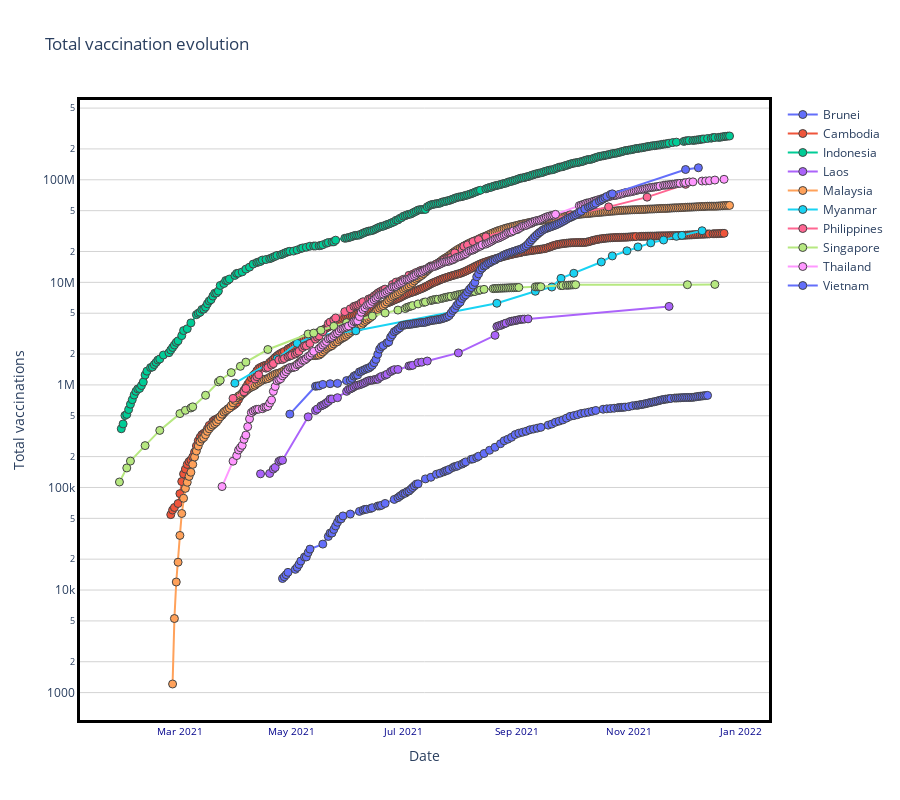
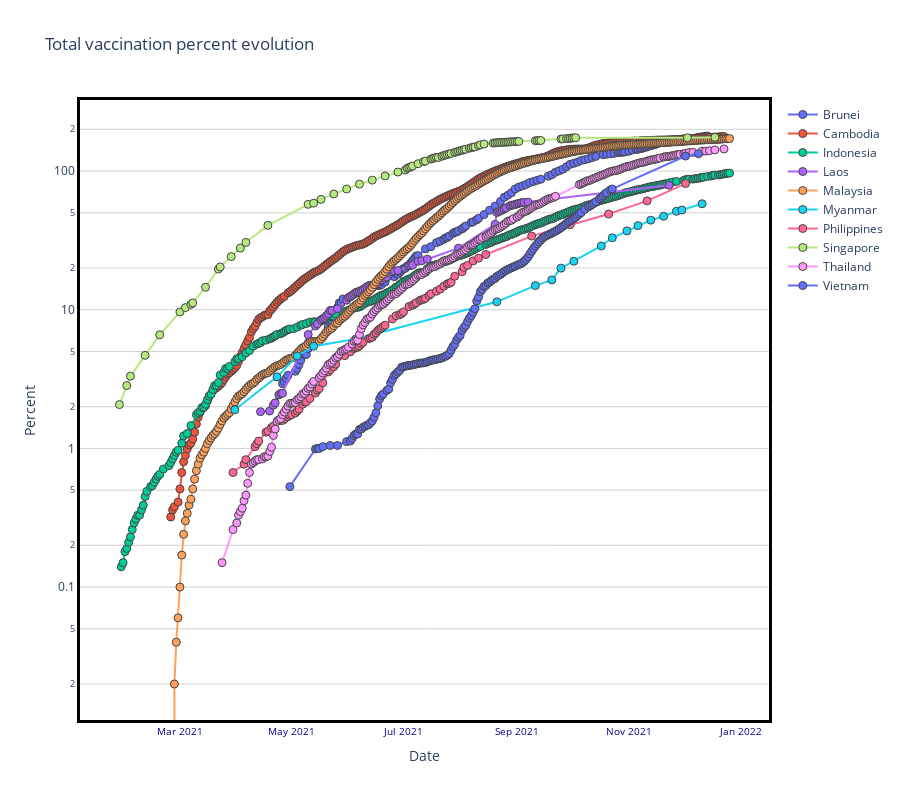

The notebook cell saved with these charts, in order:
### Code cell
plot_time_variation(sea_vaccine_time, 'Total vaccinations', 'Total vaccination evolution', sea_countries)
plot_time_variation(sea_vaccine_time, 'Percent', 'Total vaccination percent evolution', sea_countries)

### Figure 1 — Plotly figure (JSON) as saved in the notebook; plotly's stock layout.template omitted (floating-point values rounded to 4 significant figures; data arrays with more than 128 entries replaced by an {"elided": "..."} marker saying what was removed)
{"data": [{"marker": {"line": {"width": 1}, "size": 8, "symbol": "circle"}, "mode": "markers+lines", "name": "Brunei", "text": {"elided": "144 str values"}, "type": "scatter", "x": {"elided": "144 str values"}, "y": {"elided": "144 int values"}}, {"marker": {"line": {"width": 1}, "size": 8, "symbol": "circle"}, "mode": "markers+lines", "name": "Cambodia", "text": {"elided": "298 str values"}, "type": "scatter", "x": {"elided": "298 str values"}, "y": {"elided": "298 int values"}}, {"marker": {"line": {"width": 1}, "size": 8, "symbol": "circle"}, "mode": "markers+lines", "name": "Indonesia", "text": {"elided": "289 str values"}, "type": "scatter", "x": {"elided": "289 str values"}, "y": {"elided": "289 int values"}}, {"marker": {"line": {"width": 1}, "size": 8, "symbol": "circle"}, "mode": "markers+lines", "name": "Laos", "text": ["Laos", "Laos", "Laos", "Laos", "Laos", "Laos", "Laos", "Laos", "Laos", "Laos", "Laos", "Laos", "Laos", "Laos", "Laos", "Laos", "Laos", "Laos", "Laos", "Laos", "Laos", "Laos", "Laos", "Laos", "Laos", "Laos", "Laos", "Laos", "Laos", "Laos", "Laos", "Laos", "Laos", "Laos", "Laos", "Laos", "Laos", "Laos", "Laos", "Laos", "Laos", "Laos", "Laos", "Laos", "Laos", "Laos", "Laos", "Laos", "Laos", "Laos", "Laos", "Laos", "Laos", "Laos", "Laos", "Laos", "Laos", "Laos", "Laos", "Laos", "Laos", "Laos", "Laos", "Laos", "Laos", "Laos", "Laos", "Laos", "Laos"], "type": "scatter", "x": ["2021-04-14T00:00:00", "2021-04-19T00:00:00", "2021-04-21T00:00:00", "2021-04-22T00:00:00", "2021-04-24T00:00:00", "2021-04-25T00:00:00", "2021-04-26T00:00:00", "2021-05-10T00:00:00", "2021-05-14T00:00:00", "2021-05-15T00:00:00", "2021-05-17T00:00:00", "2021-05-18T00:00:00", "2021-05-19T00:00:00", "2021-05-20T00:00:00", "2021-05-21T00:00:00", "2021-05-22T00:00:00", "2021-05-23T00:00:00", "2021-05-26T00:00:00", "2021-05-31T00:00:00", "2021-06-01T00:00:00", "2021-06-02T00:00:00", "2021-06-03T00:00:00", "2021-06-04T00:00:00", "2021-06-05T00:00:00", "2021-06-06T00:00:00", "2021-06-07T00:00:00", "2021-06-08T00:00:00", "2021-06-09T00:00:00", "2021-06-10T00:00:00", "2021-06-11T00:00:00", "2021-06-12T00:00:00", "2021-06-13T00:00:00", "2021-06-14T00:00:00", "2021-06-15T00:00:00", "2021-06-16T00:00:00", "2021-06-17T00:00:00", "2021-06-18T00:00:00", "2021-06-19T00:00:00", "2021-06-21T00:00:00", "2021-06-22T00:00:00", "2021-06-24T00:00:00", "2021-06-25T00:00:00", "2021-06-26T00:00:00", "2021-06-28T00:00:00", "2021-07-04T00:00:00", "2021-07-05T00:00:00", "2021-07-06T00:00:00", "2021-07-09T00:00:00", "2021-07-11T00:00:00", "2021-07-14T00:00:00", "2021-07-31T00:00:00", "2021-08-20T00:00:00", "2021-08-21T00:00:00", "2021-08-22T00:00:00", "2021-08-23T00:00:00", "2021-08-24T00:00:00", "2021-08-25T00:00:00", "2021-08-26T00:00:00", "2021-08-28T00:00:00", "2021-08-29T00:00:00", "2021-08-30T00:00:00", "2021-08-31T00:00:00", "2021-09-01T00:00:00", "2021-09-02T00:00:00", "2021-09-03T00:00:00", "2021-09-04T00:00:00", "2021-09-05T00:00:00", "2021-09-07T00:00:00", "2021-11-23T00:00:00"], "y": [135849, 137026, 151175, 156818, 179525, 183678, 184387, 488473, 563466, 582747, 623577, 634714, 649006, 669259, 690266, 728918, 728918, 750783, 865694, 902456, 914014, 933505, 957785, 982253, 993659, 1000196, 1017620, 1034588, 1054356, 1079903, 1098714, 1108388, 1110856, 1122128, 1134347, 1134347, 1183137, 1208878, 1242184, 1268627, 1348259, 1382009, 1408531, 1416267, 1530667, 1537511, 1552182, 1648060, 1666793, 1708981, 2050711, 3044669, 3707109, 3774074, 3799078, 3874672, 3937503, 4001318, 4135314, 4182234, 4205037, 4238543, 4278784, 4319366, 4354163, 4369013, 4382959, 4402770, 5830021]}, {"marker": {"line": {"width": 1}, "size": 8, "symbol": "circle"}, "mode": "markers+lines", "name": "Malaysia", "text": {"elided": "305 str values"}, "type": "scatter", "x": {"elided": "305 str values"}, "y": {"elided": "305 int values"}}, {"marker": {"line": {"width": 1}, "size": 8, "symbol": "circle"}, "mode": "markers+lines", "name": "Myanmar", "text": ["Myanmar", "Myanmar", "Myanmar", "Myanmar", "Myanmar", "Myanmar", "Myanmar", "Myanmar", "Myanmar", "Myanmar", "Myanmar", "Myanmar", "Myanmar", "Myanmar", "Myanmar", "Myanmar", "Myanmar", "Myanmar", "Myanmar"], "type": "scatter", "x": ["2021-03-31T00:00:00", "2021-04-23T00:00:00", "2021-05-04T00:00:00", "2021-05-13T00:00:00", "2021-06-05T00:00:00", "2021-08-21T00:00:00", "2021-09-11T00:00:00", "2021-09-20T00:00:00", "2021-09-25T00:00:00", "2021-10-02T00:00:00", "2021-10-17T00:00:00", "2021-10-23T00:00:00", "2021-10-31T00:00:00", "2021-11-06T00:00:00", "2021-11-13T00:00:00", "2021-11-20T00:00:00", "2021-11-27T00:00:00", "2021-11-30T00:00:00", "2021-12-11T00:00:00"], "y": [1040000, 1800000, 2543762, 2994900, 3368042, 6253687, 8184418, 9001616, 10935671, 12263702, 15797703, 18089109, 20299011, 22152983, 24253764, 25869175, 28100411, 28707770, 31859036]}, {"marker": {"line": {"width": 1}, "size": 8, "symbol": "circle"}, "mode": "markers+lines", "name": "Philippines", "text": ["Philippines", "Philippines", "Philippines", "Philippines", "Philippines", "Philippines", "Philippines", "Philippines", "Philippines", "Philippines", "Philippines", "Philippines", "Philippines", "Philippines", "Philippines", "Philippines", "Philippines", "Philippines", "Philippines", "Philippines", "Philippines", "Philippines", "Philippines", "Philippines", "Philippines", "Philippines", "Philippines", "Philippines", "Philippines", "Philippines", "Philippines", "Philippines", "Philippines", "Philippines", "Philippines", "Philippines", "Philippines", "Philippines", "Philippines", "Philippines", "Philippines", "Philippines", "Philippines", "Philippines", "Philippines", "Philippines", "Philippines", "Philippines", "Philippines", "Philippines", "Philippines", "Philippines", "Philippines", "Philippines", "Philippines", "Philippines", "Philippines", "Philippines", "Philippines", "Philippines", "Philippines", "Philippines", "Philippines", "Philippines", "Philippines", "Philippines", "Philippines", "Philippines", "Philippines", "Philippines", "Philippines", "Philippines", "Philippines", "Philippines", "Philippines", "Philippines", "Philippines", "Philippines", "Philippines", "Philippines", "Philippines", "Philippines"], "type": "scatter", "x": ["2021-03-30T00:00:00", "2021-04-05T00:00:00", "2021-04-06T00:00:00", "2021-04-11T00:00:00", "2021-04-12T00:00:00", "2021-04-13T00:00:00", "2021-04-17T00:00:00", "2021-04-18T00:00:00", "2021-04-20T00:00:00", "2021-04-21T00:00:00", "2021-04-24T00:00:00", "2021-04-26T00:00:00", "2021-04-27T00:00:00", "2021-04-29T00:00:00", "2021-04-30T00:00:00", "2021-05-01T00:00:00", "2021-05-03T00:00:00", "2021-05-04T00:00:00", "2021-05-05T00:00:00", "2021-05-07T00:00:00", "2021-05-08T00:00:00", "2021-05-09T00:00:00", "2021-05-11T00:00:00", "2021-05-14T00:00:00", "2021-05-15T00:00:00", "2021-05-16T00:00:00", "2021-05-18T00:00:00", "2021-05-21T00:00:00", "2021-05-22T00:00:00", "2021-05-24T00:00:00", "2021-05-25T00:00:00", "2021-05-30T00:00:00", "2021-06-02T00:00:00", "2021-06-04T00:00:00", "2021-06-05T00:00:00", "2021-06-06T00:00:00", "2021-06-07T00:00:00", "2021-06-08T00:00:00", "2021-06-09T00:00:00", "2021-06-12T00:00:00", "2021-06-13T00:00:00", "2021-06-14T00:00:00", "2021-06-15T00:00:00", "2021-06-16T00:00:00", "2021-06-17T00:00:00", "2021-06-18T00:00:00", "2021-06-19T00:00:00", "2021-06-20T00:00:00", "2021-06-21T00:00:00", "2021-06-25T00:00:00", "2021-06-27T00:00:00", "2021-06-29T00:00:00", "2021-06-30T00:00:00", "2021-07-01T00:00:00", "2021-07-04T00:00:00", "2021-07-06T00:00:00", "2021-07-07T00:00:00", "2021-07-08T00:00:00", "2021-07-10T00:00:00", "2021-07-11T00:00:00", "2021-07-12T00:00:00", "2021-07-13T00:00:00", "2021-07-15T00:00:00", "2021-07-16T00:00:00", "2021-07-19T00:00:00", "2021-07-21T00:00:00", "2021-07-23T00:00:00", "2021-07-25T00:00:00", "2021-07-26T00:00:00", "2021-07-27T00:00:00", "2021-07-29T00:00:00", "2021-08-02T00:00:00", "2021-08-03T00:00:00", "2021-08-05T00:00:00", "2021-08-08T00:00:00", "2021-08-11T00:00:00", "2021-08-15T00:00:00", "2021-09-09T00:00:00", "2021-09-30T00:00:00", "2021-10-21T00:00:00", "2021-11-11T00:00:00", "2021-12-02T00:00:00"], "y": [738913, 855457, 922898, 1139644, 1202297, 1255716, 1456793, 1477757, 1562563, 1612420, 1753465, 1767940, 1809801, 1880975, 1919851, 1941196, 1999214, 2065235, 2129185, 2314377, 2395494, 2408781, 2542066, 2790287, 2921196, 3001875, 3299470, 3956292, 4097425, 4305575, 4495375, 5180721, 5517523, 5828735, 5907255, 5965651, 6096208, 6314548, 6470776, 6870054, 6948549, 7045380, 7368309, 7563241, 7848392, 8050711, 8222759, 8407342, 8591406, 9542612, 10065414, 10236354, 10443407, 10703704, 11708029, 11967805, 12179437, 12489777, 12942364, 13122277, 13196282, 13442299, 14074514, 14465786, 15096261, 15616562, 16426267, 17066135, 17202421, 17515376, 19359927, 20863544, 22488705, 23199187, 24990042, 26127502, 27806881, 37728114, 45601096, 54444161, 67716205, 90259621]}, {"marker": {"line": {"width": 1}, "size": 8, "symbol": "circle"}, "mode": "markers+lines", "name": "Singapore", "text": ["Singapore", "Singapore", "Singapore", "Singapore", "Singapore", "Singapore", "Singapore", "Singapore", "Singapore", "Singapore", "Singapore", "Singapore", "Singapore", "Singapore", "Singapore", "Singapore", "Singapore", "Singapore", "Singapore", "Singapore", "Singapore", "Singapore", "Singapore", "Singapore", "Singapore", "Singapore", "Singapore", "Singapore", "Singapore", "Singapore", "Singapore", "Singapore", "Singapore", "Singapore", "Singapore", "Singapore", "Singapore", "Singapore", "Singapore", "Singapore", "Singapore", "Singapore", "Singapore", "Singapore", "Singapore", "Singapore", "Singapore", "Singapore", "Singapore", "Singapore", "Singapore", "Singapore", "Singapore", "Singapore", "Singapore", "Singapore", "Singapore", "Singapore", "Singapore", "Singapore", "Singapore", "Singapore", "Singapore", "Singapore", "Singapore", "Singapore", "Singapore", "Singapore", "Singapore", "Singapore", "Singapore", "Singapore", "Singapore", "Singapore", "Singapore", "Singapore", "Singapore", "Singapore", "Singapore", "Singapore", "Singapore", "Singapore", "Singapore", "Singapore", "Singapore", "Singapore", "Singapore"], "type": "scatter", "x": ["2021-01-27T00:00:00", "2021-01-31T00:00:00", "2021-02-02T00:00:00", "2021-02-10T00:00:00", "2021-02-18T00:00:00", "2021-03-01T00:00:00", "2021-03-04T00:00:00", "2021-03-07T00:00:00", "2021-03-08T00:00:00", "2021-03-15T00:00:00", "2021-03-22T00:00:00", "2021-03-23T00:00:00", "2021-03-29T00:00:00", "2021-04-03T00:00:00", "2021-04-06T00:00:00", "2021-04-18T00:00:00", "2021-05-10T00:00:00", "2021-05-13T00:00:00", "2021-05-17T00:00:00", "2021-05-24T00:00:00", "2021-05-31T00:00:00", "2021-06-07T00:00:00", "2021-06-14T00:00:00", "2021-06-21T00:00:00", "2021-06-28T00:00:00", "2021-07-02T00:00:00", "2021-07-03T00:00:00", "2021-07-04T00:00:00", "2021-07-05T00:00:00", "2021-07-06T00:00:00", "2021-07-09T00:00:00", "2021-07-12T00:00:00", "2021-07-13T00:00:00", "2021-07-16T00:00:00", "2021-07-17T00:00:00", "2021-07-18T00:00:00", "2021-07-19T00:00:00", "2021-07-20T00:00:00", "2021-07-22T00:00:00", "2021-07-23T00:00:00", "2021-07-24T00:00:00", "2021-07-25T00:00:00", "2021-07-26T00:00:00", "2021-07-27T00:00:00", "2021-07-29T00:00:00", "2021-07-30T00:00:00", "2021-07-31T00:00:00", "2021-08-01T00:00:00", "2021-08-02T00:00:00", "2021-08-03T00:00:00", "2021-08-04T00:00:00", "2021-08-06T00:00:00", "2021-08-07T00:00:00", "2021-08-08T00:00:00", "2021-08-09T00:00:00", "2021-08-11T00:00:00", "2021-08-12T00:00:00", "2021-08-14T00:00:00", "2021-08-19T00:00:00", "2021-08-20T00:00:00", "2021-08-21T00:00:00", "2021-08-22T00:00:00", "2021-08-23T00:00:00", "2021-08-24T00:00:00", "2021-08-25T00:00:00", "2021-08-26T00:00:00", "2021-08-27T00:00:00", "2021-08-28T00:00:00", "2021-08-29T00:00:00", "2021-08-30T00:00:00", "2021-08-31T00:00:00", "2021-09-01T00:00:00", "2021-09-02T00:00:00", "2021-09-11T00:00:00", "2021-09-12T00:00:00", "2021-09-13T00:00:00", "2021-09-14T00:00:00", "2021-09-25T00:00:00", "2021-09-26T00:00:00", "2021-09-28T00:00:00", "2021-09-29T00:00:00", "2021-09-30T00:00:00", "2021-10-01T00:00:00", "2021-10-02T00:00:00", "2021-10-03T00:00:00", "2021-12-03T00:00:00", "2021-12-18T00:00:00"], "y": [113050, 155050, 181000, 256000, 360000, 525039, 565000, 596000, 611314, 792423, 1071908, 1109000, 1318912, 1518000, 1667522, 2213888, 3137330, 3200000, 3407068, 3728869, 4047651, 4392067, 4691386, 5029006, 5365803, 5551613, 5706932, 5780703, 5858571, 5933179, 6163124, 6378063, 6440735, 6650677, 6726540, 6794394, 6837200, 6837539, 6978317, 7060589, 7130781, 7192180, 7256331, 7305300, 7429918, 7504554, 7576612, 7638279, 7703746, 7767442, 7831520, 7971889, 8042596, 8103735, 8145237, 8332030, 8429249, 8547113, 8681501, 8709548, 8734812, 8747449, 8765866, 8781330, 8796076, 8810574, 8831614, 8850465, 8861176, 8876002, 8890717, 8903991, 8917120, 9035988, 9044030, 9052702, 9060157, 9286999, 9306870, 9353320, 9380231, 9403389, 9436348, 9463581, 9486020, 9489264, 9543800]}, {"marker": {"line": {"width": 1}, "size": 8, "symbol": "circle"}, "mode": "markers+lines", "name": "Thailand", "text": {"elided": "235 str values"}, "type": "scatter", "x": {"elided": "235 str values"}, "y": {"elided": "235 int values"}}, {"marker": {"line": {"width": 1}, "size": 8, "symbol": "circle"}, "mode": "markers+lines", "name": "Timor-Leste", "text": [], "type": "scatter", "x": [], "y": []}, {"marker": {"line": {"width": 1}, "size": 8, "symbol": "circle"}, "mode": "markers+lines", "name": "Vietnam", "text": {"elided": "149 str values"}, "type": "scatter", "x": {"elided": "149 str values"}, "y": {"elided": "149 int values"}}], "layout": {"height": 800, "hovermode": "x", "paper_bgcolor": "white", "plot_bgcolor": "white", "title": {"text": "Total vaccination evolution"}, "xaxis": {"linecolor": "black", "linewidth": 3, "mirror": true, "showline": true, "showticklabels": true, "tickfont": {"color": "darkblue", "size": 10}, "title": {"text": "Date"}, "zeroline": true, "zerolinecolor": "grey", "zerolinewidth": 1}, "yaxis": {"gridcolor": "lightgrey", "linecolor": "black", "linewidth": 3, "mirror": true, "showline": true, "title": {"text": "Total vaccinations"}, "type": "log", "zeroline": true, "zerolinecolor": "grey", "zerolinewidth": 1}}}

### Figure 2 — Plotly figure (JSON) as saved in the notebook; plotly's stock layout.template omitted (floating-point values rounded to 4 significant figures; data arrays with more than 128 entries replaced by an {"elided": "..."} marker saying what was removed)
{"data": [{"marker": {"line": {"width": 1}, "size": 8, "symbol": "circle"}, "mode": "markers+lines", "name": "Brunei", "text": {"elided": "144 str values"}, "type": "scatter", "x": {"elided": "144 str values"}, "y": {"elided": "144 float values"}}, {"marker": {"line": {"width": 1}, "size": 8, "symbol": "circle"}, "mode": "markers+lines", "name": "Cambodia", "text": {"elided": "298 str values"}, "type": "scatter", "x": {"elided": "298 str values"}, "y": {"elided": "298 float values"}}, {"marker": {"line": {"width": 1}, "size": 8, "symbol": "circle"}, "mode": "markers+lines", "name": "Indonesia", "text": {"elided": "289 str values"}, "type": "scatter", "x": {"elided": "289 str values"}, "y": {"elided": "289 float values"}}, {"marker": {"line": {"width": 1}, "size": 8, "symbol": "circle"}, "mode": "markers+lines", "name": "Laos", "text": ["Laos", "Laos", "Laos", "Laos", "Laos", "Laos", "Laos", "Laos", "Laos", "Laos", "Laos", "Laos", "Laos", "Laos", "Laos", "Laos", "Laos", "Laos", "Laos", "Laos", "Laos", "Laos", "Laos", "Laos", "Laos", "Laos", "Laos", "Laos", "Laos", "Laos", "Laos", "Laos", "Laos", "Laos", "Laos", "Laos", "Laos", "Laos", "Laos", "Laos", "Laos", "Laos", "Laos", "Laos", "Laos", "Laos", "Laos", "Laos", "Laos", "Laos", "Laos", "Laos", "Laos", "Laos", "Laos", "Laos", "Laos", "Laos", "Laos", "Laos", "Laos", "Laos", "Laos", "Laos", "Laos", "Laos", "Laos", "Laos", "Laos"], "type": "scatter", "x": ["2021-04-14T00:00:00", "2021-04-19T00:00:00", "2021-04-21T00:00:00", "2021-04-22T00:00:00", "2021-04-24T00:00:00", "2021-04-25T00:00:00", "2021-04-26T00:00:00", "2021-05-10T00:00:00", "2021-05-14T00:00:00", "2021-05-15T00:00:00", "2021-05-17T00:00:00", "2021-05-18T00:00:00", "2021-05-19T00:00:00", "2021-05-20T00:00:00", "2021-05-21T00:00:00", "2021-05-22T00:00:00", "2021-05-23T00:00:00", "2021-05-26T00:00:00", "2021-05-31T00:00:00", "2021-06-01T00:00:00", "2021-06-02T00:00:00", "2021-06-03T00:00:00", "2021-06-04T00:00:00", "2021-06-05T00:00:00", "2021-06-06T00:00:00", "2021-06-07T00:00:00", "2021-06-08T00:00:00", "2021-06-09T00:00:00", "2021-06-10T00:00:00", "2021-06-11T00:00:00", "2021-06-12T00:00:00", "2021-06-13T00:00:00", "2021-06-14T00:00:00", "2021-06-15T00:00:00", "2021-06-16T00:00:00", "2021-06-17T00:00:00", "2021-06-18T00:00:00", "2021-06-19T00:00:00", "2021-06-21T00:00:00", "2021-06-22T00:00:00", "2021-06-24T00:00:00", "2021-06-25T00:00:00", "2021-06-26T00:00:00", "2021-06-28T00:00:00", "2021-07-04T00:00:00", "2021-07-05T00:00:00", "2021-07-06T00:00:00", "2021-07-09T00:00:00", "2021-07-11T00:00:00", "2021-07-14T00:00:00", "2021-07-31T00:00:00", "2021-08-20T00:00:00", "2021-08-21T00:00:00", "2021-08-22T00:00:00", "2021-08-23T00:00:00", "2021-08-24T00:00:00", "2021-08-25T00:00:00", "2021-08-26T00:00:00", "2021-08-28T00:00:00", "2021-08-29T00:00:00", "2021-08-30T00:00:00", "2021-08-31T00:00:00", "2021-09-01T00:00:00", "2021-09-02T00:00:00", "2021-09-03T00:00:00", "2021-09-04T00:00:00", "2021-09-05T00:00:00", "2021-09-07T00:00:00", "2021-11-23T00:00:00"], "y": [1.84, 1.86, 2.05, 2.13, 2.43, 2.49, 2.5, 6.62, 7.64, 7.9, 8.45, 8.6, 8.79, 9.07, 9.35, 9.88, 9.88, 10.17, 11.73, 12.23, 12.39, 12.65, 12.98, 13.31, 13.47, 13.55, 13.79, 14.02, 14.29, 14.63, 14.89, 15.02, 15.05, 15.21, 15.37, 15.37, 16.03, 16.38, 16.83, 17.19, 18.27, 18.73, 19.09, 19.19, 20.74, 20.84, 21.03, 22.33, 22.59, 23.16, 27.79, 41.26, 50.24, 51.14, 51.48, 52.51, 53.36, 54.22, 56.04, 56.67, 56.98, 57.44, 57.98, 58.53, 59, 59.21, 59.39, 59.66, 79]}, {"marker": {"line": {"width": 1}, "size": 8, "symbol": "circle"}, "mode": "markers+lines", "name": "Malaysia", "text": {"elided": "305 str values"}, "type": "scatter", "x": {"elided": "305 str values"}, "y": {"elided": "305 float values"}}, {"marker": {"line": {"width": 1}, "size": 8, "symbol": "circle"}, "mode": "markers+lines", "name": "Myanmar", "text": ["Myanmar", "Myanmar", "Myanmar", "Myanmar", "Myanmar", "Myanmar", "Myanmar", "Myanmar", "Myanmar", "Myanmar", "Myanmar", "Myanmar", "Myanmar", "Myanmar", "Myanmar", "Myanmar", "Myanmar", "Myanmar", "Myanmar"], "type": "scatter", "x": ["2021-03-31T00:00:00", "2021-04-23T00:00:00", "2021-05-04T00:00:00", "2021-05-13T00:00:00", "2021-06-05T00:00:00", "2021-08-21T00:00:00", "2021-09-11T00:00:00", "2021-09-20T00:00:00", "2021-09-25T00:00:00", "2021-10-02T00:00:00", "2021-10-17T00:00:00", "2021-10-23T00:00:00", "2021-10-31T00:00:00", "2021-11-06T00:00:00", "2021-11-13T00:00:00", "2021-11-20T00:00:00", "2021-11-27T00:00:00", "2021-11-30T00:00:00", "2021-12-11T00:00:00"], "y": [1.9, 3.28, 4.64, 5.46, 6.15, 11.41, 14.93, 16.42, 19.95, 22.38, 28.82, 33.01, 37.04, 40.42, 44.25, 47.2, 51.27, 52.38, 58.13]}, {"marker": {"line": {"width": 1}, "size": 8, "symbol": "circle"}, "mode": "markers+lines", "name": "Philippines", "text": ["Philippines", "Philippines", "Philippines", "Philippines", "Philippines", "Philippines", "Philippines", "Philippines", "Philippines", "Philippines", "Philippines", "Philippines", "Philippines", "Philippines", "Philippines", "Philippines", "Philippines", "Philippines", "Philippines", "Philippines", "Philippines", "Philippines", "Philippines", "Philippines", "Philippines", "Philippines", "Philippines", "Philippines", "Philippines", "Philippines", "Philippines", "Philippines", "Philippines", "Philippines", "Philippines", "Philippines", "Philippines", "Philippines", "Philippines", "Philippines", "Philippines", "Philippines", "Philippines", "Philippines", "Philippines", "Philippines", "Philippines", "Philippines", "Philippines", "Philippines", "Philippines", "Philippines", "Philippines", "Philippines", "Philippines", "Philippines", "Philippines", "Philippines", "Philippines", "Philippines", "Philippines", "Philippines", "Philippines", "Philippines", "Philippines", "Philippines", "Philippines", "Philippines", "Philippines", "Philippines", "Philippines", "Philippines", "Philippines", "Philippines", "Philippines", "Philippines", "Philippines", "Philippines", "Philippines", "Philippines", "Philippines", "Philippines"], "type": "scatter", "x": ["2021-03-30T00:00:00", "2021-04-05T00:00:00", "2021-04-06T00:00:00", "2021-04-11T00:00:00", "2021-04-12T00:00:00", "2021-04-13T00:00:00", "2021-04-17T00:00:00", "2021-04-18T00:00:00", "2021-04-20T00:00:00", "2021-04-21T00:00:00", "2021-04-24T00:00:00", "2021-04-26T00:00:00", "2021-04-27T00:00:00", "2021-04-29T00:00:00", "2021-04-30T00:00:00", "2021-05-01T00:00:00", "2021-05-03T00:00:00", "2021-05-04T00:00:00", "2021-05-05T00:00:00", "2021-05-07T00:00:00", "2021-05-08T00:00:00", "2021-05-09T00:00:00", "2021-05-11T00:00:00", "2021-05-14T00:00:00", "2021-05-15T00:00:00", "2021-05-16T00:00:00", "2021-05-18T00:00:00", "2021-05-21T00:00:00", "2021-05-22T00:00:00", "2021-05-24T00:00:00", "2021-05-25T00:00:00", "2021-05-30T00:00:00", "2021-06-02T00:00:00", "2021-06-04T00:00:00", "2021-06-05T00:00:00", "2021-06-06T00:00:00", "2021-06-07T00:00:00", "2021-06-08T00:00:00", "2021-06-09T00:00:00", "2021-06-12T00:00:00", "2021-06-13T00:00:00", "2021-06-14T00:00:00", "2021-06-15T00:00:00", "2021-06-16T00:00:00", "2021-06-17T00:00:00", "2021-06-18T00:00:00", "2021-06-19T00:00:00", "2021-06-20T00:00:00", "2021-06-21T00:00:00", "2021-06-25T00:00:00", "2021-06-27T00:00:00", "2021-06-29T00:00:00", "2021-06-30T00:00:00", "2021-07-01T00:00:00", "2021-07-04T00:00:00", "2021-07-06T00:00:00", "2021-07-07T00:00:00", "2021-07-08T00:00:00", "2021-07-10T00:00:00", "2021-07-11T00:00:00", "2021-07-12T00:00:00", "2021-07-13T00:00:00", "2021-07-15T00:00:00", "2021-07-16T00:00:00", "2021-07-19T00:00:00", "2021-07-21T00:00:00", "2021-07-23T00:00:00", "2021-07-25T00:00:00", "2021-07-26T00:00:00", "2021-07-27T00:00:00", "2021-07-29T00:00:00", "2021-08-02T00:00:00", "2021-08-03T00:00:00", "2021-08-05T00:00:00", "2021-08-08T00:00:00", "2021-08-11T00:00:00", "2021-08-15T00:00:00", "2021-09-09T00:00:00", "2021-09-30T00:00:00", "2021-10-21T00:00:00", "2021-11-11T00:00:00", "2021-12-02T00:00:00"], "y": [0.67, 0.77, 0.83, 1.03, 1.08, 1.13, 1.31, 1.33, 1.41, 1.45, 1.58, 1.59, 1.63, 1.69, 1.73, 1.75, 1.8, 1.86, 1.92, 2.08, 2.16, 2.17, 2.29, 2.51, 2.63, 2.7, 2.97, 3.56, 3.69, 3.88, 4.05, 4.67, 4.97, 5.25, 5.32, 5.37, 5.49, 5.69, 5.83, 6.19, 6.26, 6.34, 6.64, 6.81, 7.07, 7.25, 7.4, 7.57, 7.74, 8.59, 9.06, 9.22, 9.4, 9.64, 10.54, 10.78, 10.97, 11.25, 11.65, 11.82, 11.88, 12.11, 12.67, 13.03, 13.59, 14.06, 14.79, 15.37, 15.49, 15.77, 17.43, 18.79, 20.25, 20.89, 22.5, 23.53, 25.04, 33.97, 41.06, 49.03, 60.98, 81.28]}, {"marker": {"line": {"width": 1}, "size": 8, "symbol": "circle"}, "mode": "markers+lines", "name": "Singapore", "text": ["Singapore", "Singapore", "Singapore", "Singapore", "Singapore", "Singapore", "Singapore", "Singapore", "Singapore", "Singapore", "Singapore", "Singapore", "Singapore", "Singapore", "Singapore", "Singapore", "Singapore", "Singapore", "Singapore", "Singapore", "Singapore", "Singapore", "Singapore", "Singapore", "Singapore", "Singapore", "Singapore", "Singapore", "Singapore", "Singapore", "Singapore", "Singapore", "Singapore", "Singapore", "Singapore", "Singapore", "Singapore", "Singapore", "Singapore", "Singapore", "Singapore", "Singapore", "Singapore", "Singapore", "Singapore", "Singapore", "Singapore", "Singapore", "Singapore", "Singapore", "Singapore", "Singapore", "Singapore", "Singapore", "Singapore", "Singapore", "Singapore", "Singapore", "Singapore", "Singapore", "Singapore", "Singapore", "Singapore", "Singapore", "Singapore", "Singapore", "Singapore", "Singapore", "Singapore", "Singapore", "Singapore", "Singapore", "Singapore", "Singapore", "Singapore", "Singapore", "Singapore", "Singapore", "Singapore", "Singapore", "Singapore", "Singapore", "Singapore", "Singapore", "Singapore", "Singapore", "Singapore"], "type": "scatter", "x": ["2021-01-27T00:00:00", "2021-01-31T00:00:00", "2021-02-02T00:00:00", "2021-02-10T00:00:00", "2021-02-18T00:00:00", "2021-03-01T00:00:00", "2021-03-04T00:00:00", "2021-03-07T00:00:00", "2021-03-08T00:00:00", "2021-03-15T00:00:00", "2021-03-22T00:00:00", "2021-03-23T00:00:00", "2021-03-29T00:00:00", "2021-04-03T00:00:00", "2021-04-06T00:00:00", "2021-04-18T00:00:00", "2021-05-10T00:00:00", "2021-05-13T00:00:00", "2021-05-17T00:00:00", "2021-05-24T00:00:00", "2021-05-31T00:00:00", "2021-06-07T00:00:00", "2021-06-14T00:00:00", "2021-06-21T00:00:00", "2021-06-28T00:00:00", "2021-07-02T00:00:00", "2021-07-03T00:00:00", "2021-07-04T00:00:00", "2021-07-05T00:00:00", "2021-07-06T00:00:00", "2021-07-09T00:00:00", "2021-07-12T00:00:00", "2021-07-13T00:00:00", "2021-07-16T00:00:00", "2021-07-17T00:00:00", "2021-07-18T00:00:00", "2021-07-19T00:00:00", "2021-07-20T00:00:00", "2021-07-22T00:00:00", "2021-07-23T00:00:00", "2021-07-24T00:00:00", "2021-07-25T00:00:00", "2021-07-26T00:00:00", "2021-07-27T00:00:00", "2021-07-29T00:00:00", "2021-07-30T00:00:00", "2021-07-31T00:00:00", "2021-08-01T00:00:00", "2021-08-02T00:00:00", "2021-08-03T00:00:00", "2021-08-04T00:00:00", "2021-08-06T00:00:00", "2021-08-07T00:00:00", "2021-08-08T00:00:00", "2021-08-09T00:00:00", "2021-08-11T00:00:00", "2021-08-12T00:00:00", "2021-08-14T00:00:00", "2021-08-19T00:00:00", "2021-08-20T00:00:00", "2021-08-21T00:00:00", "2021-08-22T00:00:00", "2021-08-23T00:00:00", "2021-08-24T00:00:00", "2021-08-25T00:00:00", "2021-08-26T00:00:00", "2021-08-27T00:00:00", "2021-08-28T00:00:00", "2021-08-29T00:00:00", "2021-08-30T00:00:00", "2021-08-31T00:00:00", "2021-09-01T00:00:00", "2021-09-02T00:00:00", "2021-09-11T00:00:00", "2021-09-12T00:00:00", "2021-09-13T00:00:00", "2021-09-14T00:00:00", "2021-09-25T00:00:00", "2021-09-26T00:00:00", "2021-09-28T00:00:00", "2021-09-29T00:00:00", "2021-09-30T00:00:00", "2021-10-01T00:00:00", "2021-10-02T00:00:00", "2021-10-03T00:00:00", "2021-12-03T00:00:00", "2021-12-18T00:00:00"], "y": [2.07, 2.84, 3.32, 4.69, 6.6, 9.63, 10.36, 10.93, 11.21, 14.53, 19.66, 20.34, 24.18, 27.83, 30.58, 40.59, 57.53, 58.68, 62.47, 68.37, 74.22, 80.54, 86.02, 92.21, 98.39, 101.8, 104.7, 106, 107.4, 108.8, 113.0, 117.0, 118.1, 122.0, 123.3, 124.6, 125.4, 125.4, 128.0, 129.5, 130.8, 131.9, 133.1, 133.9, 136.2, 137.6, 138.9, 140.1, 141.3, 142.4, 143.6, 146.2, 147.5, 148.6, 149.4, 152.8, 154.6, 156.7, 159.2, 159.7, 160.2, 160.4, 160.7, 161.0, 161.3, 161.6, 161.9, 162.3, 162.5, 162.8, 163.0, 163.3, 163.5, 165.7, 165.8, 166.0, 166.1, 170.3, 170.7, 171.5, 172, 172.4, 173.0, 173.5, 173.9, 174, 175]}, {"marker": {"line": {"width": 1}, "size": 8, "symbol": "circle"}, "mode": "markers+lines", "name": "Thailand", "text": {"elided": "235 str values"}, "type": "scatter", "x": {"elided": "235 str values"}, "y": {"elided": "235 float values"}}, {"marker": {"line": {"width": 1}, "size": 8, "symbol": "circle"}, "mode": "markers+lines", "name": "Timor-Leste", "text": [], "type": "scatter", "x": [], "y": []}, {"marker": {"line": {"width": 1}, "size": 8, "symbol": "circle"}, "mode": "markers+lines", "name": "Vietnam", "text": {"elided": "149 str values"}, "type": "scatter", "x": {"elided": "149 str values"}, "y": {"elided": "149 float values"}}], "layout": {"height": 800, "hovermode": "x", "paper_bgcolor": "white", "plot_bgcolor": "white", "title": {"text": "Total vaccination percent evolution"}, "xaxis": {"linecolor": "black", "linewidth": 3, "mirror": true, "showline": true, "showticklabels": true, "tickfont": {"color": "darkblue", "size": 10}, "title": {"text": "Date"}, "zeroline": true, "zerolinecolor": "grey", "zerolinewidth": 1}, "yaxis": {"gridcolor": "lightgrey", "linecolor": "black", "linewidth": 3, "mirror": true, "showline": true, "title": {"text": "Percent"}, "type": "log", "zeroline": true, "zerolinecolor": "grey", "zerolinewidth": 1}}}
